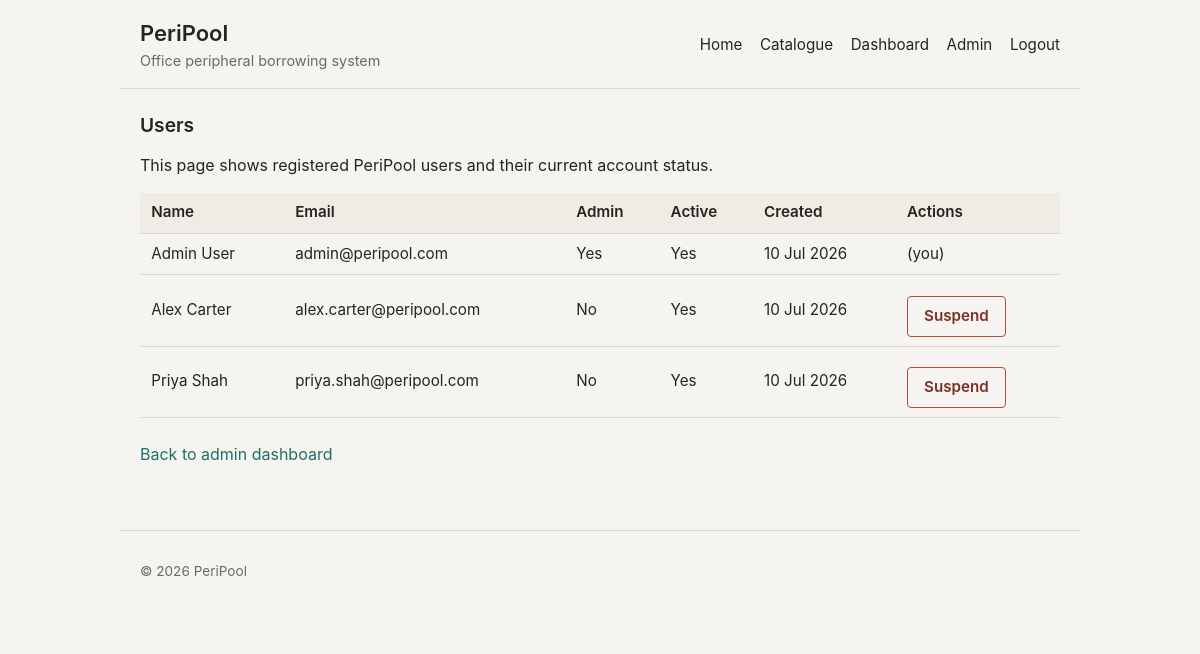
/admin/users (signed in), run on an earlier commit of the app's database.
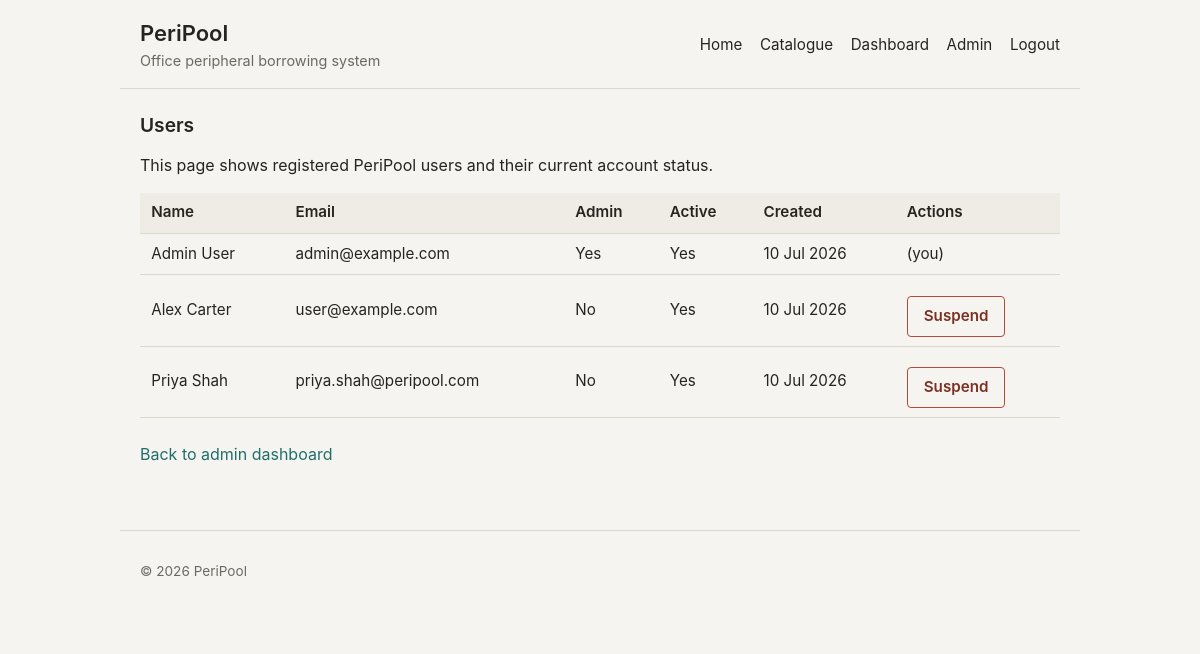
And on a later commit of the database.
### app/models.py (models this page shows, shortened)
class User(db.Model, UserMixin):
    __tablename__ = 'users'
    id = db.Column(db.Integer, primary_key=True)
    name = db.Column(db.String(100), nullable=False)
    email = db.Column(db.String(150), unique=True, nullable=False, index=True)
    password_hash = db.Column(db.String(255), nullable=False)
    is_admin = db.Column(db.Boolean, nullable=False, default=False)
    is_active = db.Column(db.Boolean, nullable=False, default=True)
    created_at = db.Column(db.DateTime, nullable=False, default=get_utc_now)
    updated_at = db.Column(
        db.DateTime,
        nullable=False,
        default=get_utc_now,
        onupdate=get_utc_now
    )
    borrow_records = db.relationship("BorrowRecord", back_populates="user")
    reviews = db.relationship("ItemReview", back_populates="user")

### app/blueprints/admin.py (the view)
@admin.route('/users')
@admin_required
def users():
    all_users = User.query.order_by(User.name).all()
    return render_template(
        'admin_users.html',
        users=all_users
    )

### app/models.py (called while the page is built)
@login_manager.user_loader
def load_user(user_id):
    return db.session.get(User, int(user_id))

### app/templates/admin_users.html (shortened to what this page needs)
{% extends "base.html" %}
{% block content %}
<section>
    <h2>Users</h2>
    <p>
        This page shows registered PeriPool users and their current account status.
    </p>
    {% if users %}
        <table>
            <thead>
                <tr>
                    <th>Name</th>
                    <th>Email</th>
                    <th>Admin</th>
                    <th>Active</th>
                    <th>Created</th>
                    <th>Actions</th>
                </tr>
            </thead>
            <tbody>
                {% for user in users %}
                    <tr>
                        <td data-label="Name">{{ user.name }}</td>
                        <td data-label="Email">{{ user.email }}</td>
                        <td data-label="Admin">{{ 'Yes' if user.is_admin else 'No' }}</td>
                        <td data-label="Active">{{ 'Yes' if user.is_active else 'No' }}</td>
                        <td data-label="Created">
                            {% if user.created_at %}
                                {{ user.created_at.strftime('%d %b %Y') }}
                            {% else %}
                                Not recorded
                            {% endif %}
                        </td>
                        <td data-label="Actions">
                            {% if user.id != current_user.id %}
                                <form
                                    method="post"
                                    action="{{ url_for('admin.toggle_user_active', user_id=user.id) }}"
                                    data-confirm="{{ 'Reactivate' if not user.is_active else 'Suspend' }} {{ user.name }}?"
                                >
                                    <button type="submit">{{ 'Reactivate' if not user.is_active else 'Suspend' }}</button>
                                </form>
                            {% else %}
                                (you)
                            {% endif %}
                        </td>
                    </tr>
                {% endfor %}
            </tbody>
        </table>
    {% else %}
        <p>No users found.</p>
    {% endif %}
    <p>
        <a href="{{ url_for('admin.dashboard') }}">Back to admin dashboard</a>
    </p>
</section>
{% endblock %}

### app/templates/base.html (shortened to what this page needs)
<!doctype html>
<html lang="en">
<head>
    <link rel="stylesheet" href="{{ url_for('static', filename='css/style.css') }}">
</head>
<body>
    <header class="site-header">
        <div class="brand">
            <h1>PeriPool</h1>
            <p>Office peripheral borrowing system</p>
        </div>
        <nav>
            <a href="{{ url_for('catalogue.home') }}">Home</a>
            {% if current_user.is_authenticated %}
                <a href="{{ url_for('catalogue.catalogue_view') }}">Catalogue</a>
                <a href="{{ url_for('catalogue.dashboard') }}">Dashboard</a>
                {% if current_user.is_admin %}
                    <a href="{{ url_for('admin.dashboard') }}">Admin</a>
                {% endif %}
                <a href="{{ url_for('auth.logout') }}">Logout</a>
            {% else %}
                <a href="{{ url_for('auth.login') }}">Login</a>
                <a href="{{ url_for('auth.register') }}">Register</a>
            {% endif %}
        </nav>
    </header>
    <main>
        {% block content %}{% endblock %}
    </main>
    <footer>
        <p>&copy; 2026 PeriPool</p>
    </footer>
</body>
</html>

### app/static/css/style.css (style rules this page uses)
:root { --color-bg: #f5f4f0; --color-surface: #ffffff; --color-surface-muted: #eeece5; --color-text: #26241f; --color-text-muted: #6b6a62; --color-border: #dcd8cd; --color-accent: #1f6f6b; --color-accent-hover: #17534f; --color-accent-contrast: #ffffff; --color-focus-ring: rgba(31, 111, 107, 0.25); --color-success-bg: #eaf3ea; --color-success-text: #2f5f33; --color-success-border: #4b8f52; --color-danger-bg: #f7e9e6; --color-danger-text: #7a3122; --color-danger-border: #b5493a; --color-warning-bg: #f7efe0; --color-warning-text: #6b4c14; --color-warning-border: #a97a1f; --color-info-bg: #e8eef2; --color-info-text: #2c4a5c; --color-info-border: #3d6b8a; --radius: 4px; --max-width: 960px; }
* { box-sizing: border-box; }
body { margin: 0; background: var(--color-bg); color: var(--color-text); font-family: -apple-system, BlinkMacSystemFont, "Segoe UI", Roboto, "Helvetica Neue", Arial, sans-serif; font-size: 16px; line-height: 1.5; }
h1, h2, h3 { line-height: 1.25; font-weight: 600; }
h1 { font-size: 1.375rem; }
h2 { font-size: 1.2rem; margin-top: 0; }
a { color: var(--color-accent); text-decoration: none; }
.site-header { display: flex; flex-wrap: wrap; align-items: center; justify-content: space-between; gap: 0.75rem 1.5rem; max-width: var(--max-width); margin: 0 auto; padding: 1.25rem 1.25rem 1rem; border-bottom: 1px solid var(--color-border); }
.brand h1 { margin: 0; }
.brand p { margin: 0.15rem 0 0; color: var(--color-text-muted); font-size: 0.9rem; }
.site-header nav { display: flex; flex-wrap: wrap; gap: 0.35rem 1.1rem; }
.site-header nav a { color: var(--color-text); font-size: 0.95rem; }
main { max-width: var(--max-width); margin: 0 auto; padding: 1.5rem 1.25rem 3rem; }
footer { max-width: var(--max-width); margin: 0 auto; padding: 1rem 1.25rem 2rem; color: var(--color-text-muted); font-size: 0.85rem; border-top: 1px solid var(--color-border); }
section { margin-bottom: 1rem; }
table { width: 100%; border-collapse: collapse; margin-bottom: 1.5rem; font-size: 0.95rem; }
th, td { text-align: left; padding: 0.55rem 0.7rem; border-bottom: 1px solid var(--color-border); }
thead th { background: var(--color-surface-muted); font-weight: 600; border-bottom: 1px solid var(--color-border); }
form { max-width: 30rem; }
button, .button { display: inline-block; margin-top: 0.75rem; padding: 0.5rem 1rem; background: var(--color-accent); color: var(--color-accent-contrast); border: 1px solid transparent; border-radius: var(--radius); font: inherit; font-weight: 600; cursor: pointer; }
form[data-confirm] button { background: transparent; color: var(--color-danger-text); border-color: var(--color-danger-border); }

What changed in the data, as far as the page shows it:
changed User "Admin User": email "admin@peripool.com" → "admin@example.com"
changed User "Alex Carter": email "alex.carter@peripool.com" → "user@example.com"
